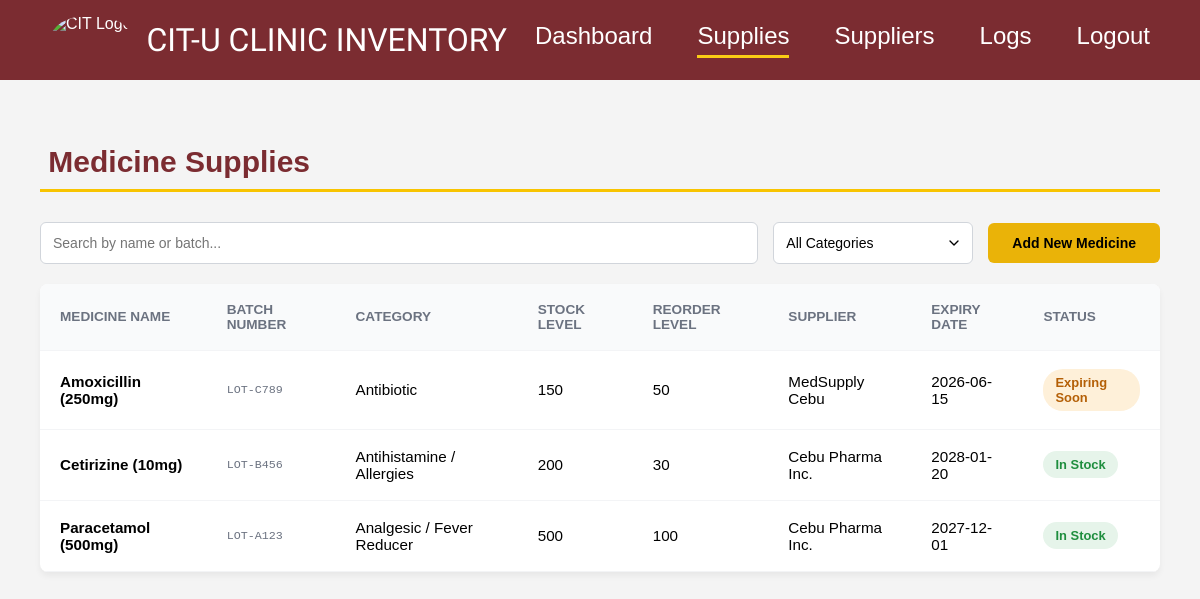
Screenshot of /src/supplies/index.php (signed in) with the database file from the repository.
### tables this page shows
CREATE TABLE `medicinebatch` (
  `batch_id` int(11) NOT NULL,
  `medicine_id` int(11) NOT NULL,
  `supplier_id` int(11) NOT NULL,
  `batch_number` varchar(50) NOT NULL,
  `quantity_in_stock` int(11) NOT NULL DEFAULT 0,
  `expiry_date` date NOT NULL,
  `date_received` date NOT NULL
);

CREATE TABLE `medicine` (
  `medicine_id` int(11) NOT NULL,
  `name` varchar(100) NOT NULL,
  `purpose` varchar(255) DEFAULT NULL,
  `reorder_level` int(11) NOT NULL DEFAULT 0
);

CREATE TABLE `supplier` (
  `supplier_id` int(11) NOT NULL,
  `name` varchar(100) NOT NULL,
  `email` varchar(100) DEFAULT NULL,
  `address` text DEFAULT NULL
);

### src/supplies/index.php (the view, shortened to what this page needs)
<?php
    $medicines = [];
    try {
        $pdo = new PDO("mysql:host=127.0.0.1;dbname=citu_clinic_inventory;port=3306", "root", "");
        $pdo->setAttribute(PDO::ATTR_ERRMODE, PDO::ERRMODE_EXCEPTION);
        $sql = "
            SELECT
                mb.batch_id,
                mb.batch_number,
                m.name AS medicine_name,
                m.purpose AS category,
                mb.quantity_in_stock AS stock_level,
                m.reorder_level,
                s.name AS supplier_name,
                mb.expiry_date
            FROM MedicineBatch mb
            JOIN Medicine m ON mb.medicine_id = m.medicine_id
            JOIN Supplier s ON mb.supplier_id = s.supplier_id
            WHERE mb.quantity_in_stock > 0
            ORDER BY m.name ASC, mb.expiry_date ASC
        ";
        $stmt = $pdo->query($sql);
        $medicines = $stmt->fetchAll(PDO::FETCH_ASSOC);
    } catch (PDOException $e) {
        if ($pdo->inTransaction()) {
            $pdo->rollBack();
        }
        $message = "<div class='alert-error'>Database error: " . htmlspecialchars($e->getMessage()) . "</div>";
    }
?>
<!DOCTYPE html>
<html lang="en">
<head>
    <link rel="stylesheet" href="../components/shared.css">
    <link rel="stylesheet" href="style.css?v=<?php echo time(); ?>">
</head>
<body>
    <?php include '../components/header.php'; ?>
<main class="supplies-container">
    <h2 class="page-title">&nbsp;Medicine Supplies</h2>
    <hr class="yellow-line">
    <div class="toolbar">
        <input type="text" id="searchInput" placeholder="Search by name or batch..." class="search-input">
        <select class="category-select">
            <option value="all categories">All Categories</option>
        </select>
        <button class="add-btn" onclick="openModal()">Add New Medicine</button>
    </div>
    <div class="table-container">
        <table class="supplies-table" id="suppliesTable">
            <thead>
                <tr>
                    <th>Medicine Name</th>
                    <th>Batch Number</th>
                    <th>Category</th>
                    <th>Stock Level</th>
                    <th>Reorder Level</th>
                    <th>Supplier</th>
                    <th>Expiry Date</th>
                    <th>Status</th>
                </tr>
            </thead>
            <tbody>
                <?php if (empty($medicines)): ?>
                    <tr class="no-data-row">
                        <td colspan="8" style="text-align: center; padding: 20px;">No inventory records found.</td>
                    </tr>
                <?php else: ?>
                    <?php foreach ($medicines as $med):
                        $currentDate = new DateTime();
                        $expiryDate = new DateTime($med['expiry_date']);
                        $currentDate->setTime(0, 0, 0);
                        $expiryDate->setTime(0, 0, 0);
                        $interval = $currentDate->diff($expiryDate);
                        $daysUntilExpiry = $interval->invert ? -$interval->days : $interval->days;
                        $statusHtml = '';
                        $stockClass = '';
                        $rowClass = '';
                        if ($daysUntilExpiry < 0) {
                            $stockClass = 'text-danger';
                            $rowClass = 'row-danger';
                            $statusHtml = "
                                <form method='POST' style='display:inline;' onsubmit='return confirm(\"Are you sure you want to discard this expired batch?\");'>
                                    <input type='hidden' name='action' value='discard_batch'>
                                    <input type='hidden' name='batch_id' value='" . $med['batch_id'] . "'>
                                    <button type='submit' class='btn-discard' onclick='event.stopPropagation();'>Discard</button>
                                </form>
                            ";
                        } elseif ($med['stock_level'] <= $med['reorder_level']) {
                            $stockClass = 'text-danger';
                            $rowClass = 'row-danger';
                            $statusHtml = "<span class='badge low-stock'>Low Stock</span>";
                        } elseif ($daysUntilExpiry <= 60) {
                            $statusHtml = "<span class='badge expiring'>Expiring Soon</span>";
                        } else {
                            $statusHtml = "<span class='badge in-stock'>In Stock</span>";
                        }
                    ?>
                        <tr class="<?php echo $rowClass; ?> data-row hover-row"
                            style="cursor: pointer;"
                            onclick="openEditModal('<?php echo $med['batch_id']; ?>', '<?php echo addslashes($med['medicine_name']); ?>', '<?php echo addslashes($med['batch_number']); ?>', <?php echo $med['stock_level']; ?>)">
                            <td><strong><?php echo htmlspecialchars($med['medicine_name']); ?></strong></td>
                            <td style="color: #6b7280; font-family: monospace; font-size: 0.9em;"><?php echo htmlspecialchars($med['batch_number']); ?></td>
                            <td><?php echo htmlspecialchars($med['category']); ?></td>
                            <td class="<?php echo $stockClass; ?>"><?php echo number_format($med['stock_level']); ?></td>
                            <td><?php echo number_format($med['reorder_level']); ?></td>
                            <td><?php echo htmlspecialchars($med['supplier_name']); ?></td>
                            <td><?php echo $expiryDate->format('Y-m-d'); ?></td>
                            <td><?php echo $statusHtml; ?></td>
                        </tr>
                    <?php endforeach; ?>
                <?php endif; ?>
            </tbody>
        </table>
    </div>
</main>
</body>
</html>

### src/components/header.php
<?php
    $current_folder = basename(dirname($_SERVER['PHP_SELF']));
?>
<header class="main-header">
    <div class="logo-container">
        <img src="../images/cit-logo-white.png" alt="CIT Logo" class="logo">
        <h1>CIT-U CLINIC INVENTORY</h1>
    </div>
    <nav class="nav-links">
        <a href="../dashboard/index.php" class="<?= ($current_folder == 'dashboard') ? 'active' : '' ?>">Dashboard</a>
        <a href="../supplies/index.php" class="<?= ($current_folder == 'supplies') ? 'active' : '' ?>">Supplies</a>
        <a href="../suppliers/index.php" class="<?= ($current_folder == 'suppliers') ? 'active' : '' ?>">Suppliers</a>
        <a href="../logs/index.php" class="<?= ($current_folder == 'logs') ? 'active' : '' ?>">Logs</a>
        <a href="../login/index.php" class="logout-btn">Logout</a>
    </nav>
</header>

### src/components/shared.css (style rules this page uses)
body { margin: 0; font-family: Arial, sans-serif; background-color: #f4f4f4; }
.logo { height: 50px; border-radius: 50%; }
.main-header { display: flex; justify-content: space-between; align-items: center; padding: 15px 50px; background-color: #7b2c31; color: white; }
.main-header .logo-container { display: flex; align-items: center; gap: 15px; }
.main-header .logo-container h1 { margin: 0; font-size: 32px; font-weight: normal; color: white; font-family: 'Balthazar', serif; }
.nav-links { display: flex; gap: 45px; align-items: center; }
.nav-links a { color: white; text-decoration: none; font-size: 24px; padding-bottom: 5px; border-bottom: 3px solid transparent; }
.nav-links a.active { border-bottom: 3px solid #facc15; }

### src/supplies/style.css (style rules this page uses)
.supplies-container { padding: 40px; max-width: 1200px; margin: 0 auto; }
.page-title { color: #7b2c31; font-size: 30px; margin-bottom: 10px; }
.yellow-line { border: none; border-top: 3px solid #F8C400; margin-bottom: 30px; }
.toolbar { display: flex; gap: 15px; margin-bottom: 20px; align-items: center; }
.search-input { flex: 1; padding: 12px; border: 1px solid #d1d5db; border-radius: 6px; font-size: 14px; outline: none; }
.category-select { padding: 12px; padding-right: 30px; border: 1px solid #d1d5db; border-radius: 6px; font-size: 14px; min-width: 200px; outline: none; background-color: white; appearance: none; background-repeat: no-repeat; background-position: right 10px center; }
.table-container { background: white; border-radius: 8px; box-shadow: 0 4px 6px rgba(0,0,0,0.05); overflow: hidden; }
.supplies-table { width: 100%; border-collapse: collapse; text-align: left; }
.supplies-table th, .supplies-table td { padding: 18px 20px; border-bottom: 1px solid #f3f4f6; font-size: 0.95em; vertical-align: middle; }
.supplies-table th { background-color: #f9fafb; color: #6b7280; font-size: 0.85em; text-transform: uppercase; font-weight: bold; }
.badge { padding: 6px 12px; border-radius: 20px; font-size: 0.85em; font-weight: bold; display: inline-block; }
.badge.in-stock { background-color: #e6f4ea; color: #1e8e3e; }
.badge.expiring { background-color: #fef0d9; color: #b45f06; }
.add-btn { background-color: #eab308; color: black; border: none; padding: 12px 24px; font-weight: bold; border-radius: 6px; cursor: pointer; font-size: 14px; transition: background-color 0.2s; white-space: nowrap; }

### rows the page displays
medicinebatch: medicine.name "Amoxicillin (250mg)", batch_number "LOT-C789", medicine.purpose "Antibiotic", quantity_in_stock "150", medicine.reorder_level "50", supplier.name "MedSupply Cebu", expiry_date "2026-06-15", shows "Expiring Soon"
medicinebatch: medicine.name "Cetirizine (10mg)", batch_number "LOT-B456", medicine.purpose "Antihistamine / Allergies", quantity_in_stock "200", medicine.reorder_level "30", supplier.name "Cebu Pharma Inc.", expiry_date "2028-01-20", shows "In Stock"
medicinebatch: medicine.name "Paracetamol (500mg)", batch_number "LOT-A123", medicine.purpose "Analgesic / Fever Reducer", quantity_in_stock "500", medicine.reorder_level "100", supplier.name "Cebu Pharma Inc.", expiry_date "2027-12-01", shows "In Stock"
